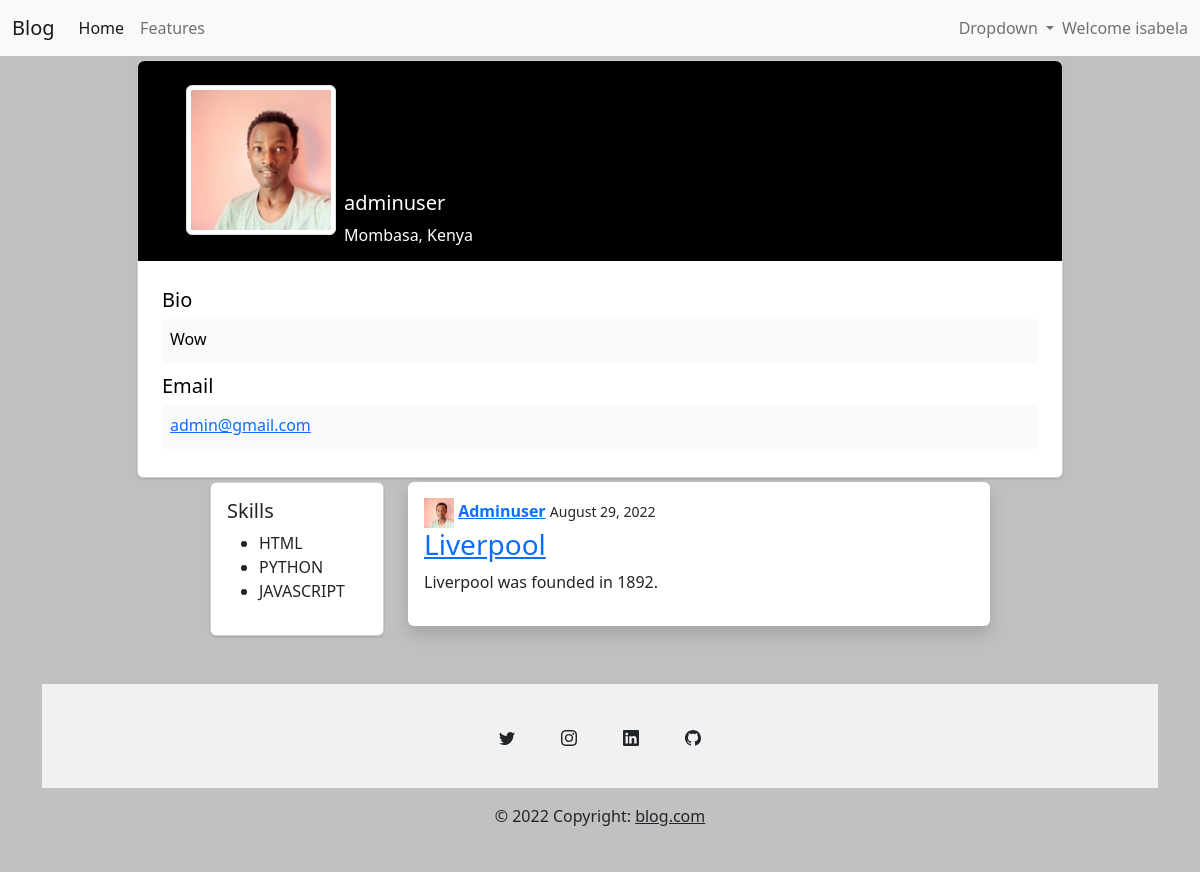
Page /adminuser/ (signed in) on the earlier database version.
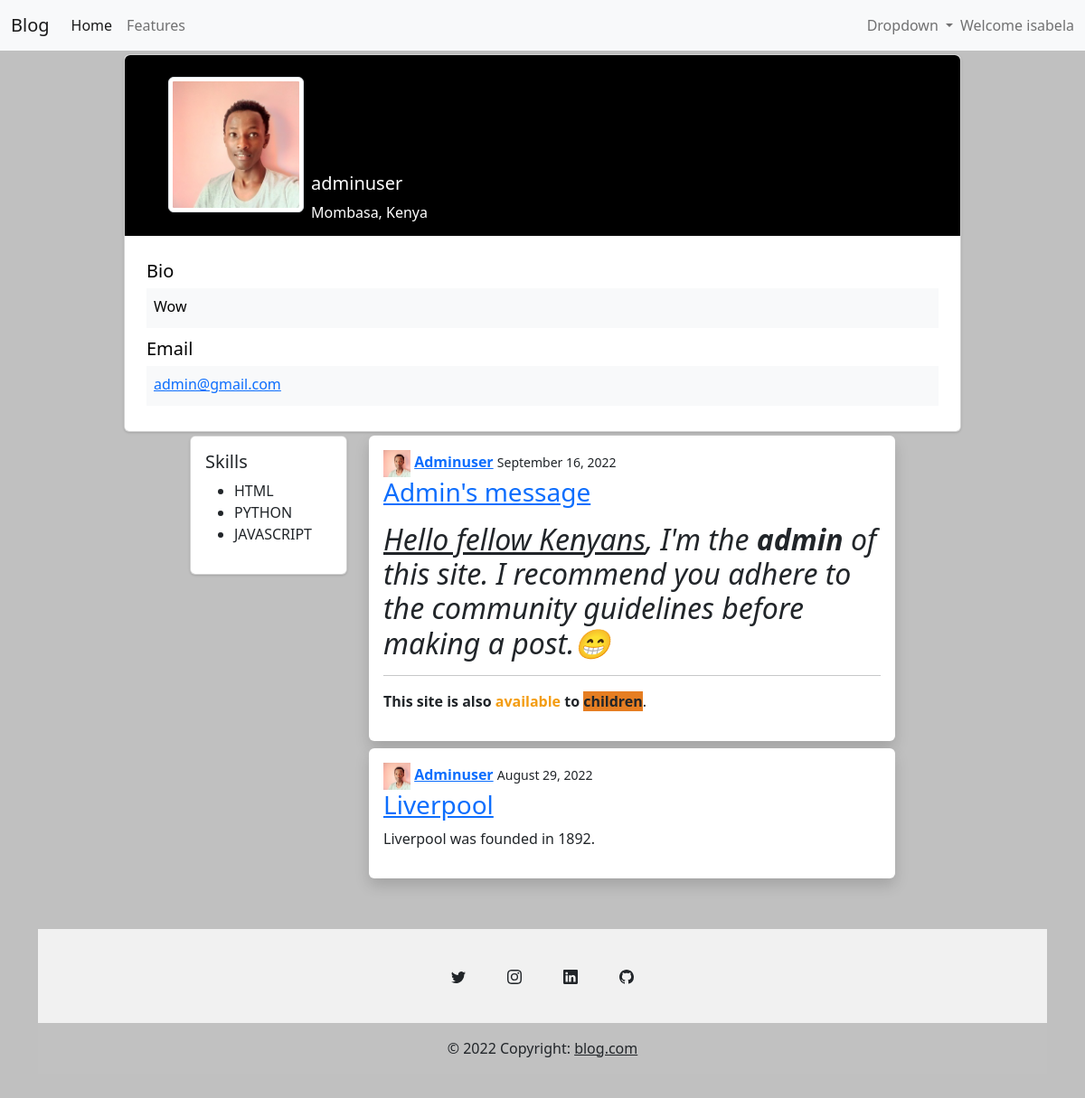
Same page on the later database version.
### blog/models.py (models this page shows, shortened)
class Post(models.Model):
    user = models.ForeignKey(User, on_delete=models.CASCADE)
    slug = models.SlugField(max_length=50, null=True, blank=True)
    title = models.CharField(max_length=50)
    content = RichTextField()
    date_posted = models.DateTimeField(default=timezone.now)
    def get_absolute_url(self):
        return reverse("blog:post-detail", kwargs={"slug":self.slug})
    class Meta:
        ordering = ["-date_posted"]

### users/models.py (models this page shows, shortened)
class Profile(models.Model):
    user = models.OneToOneField(User, on_delete=models.CASCADE)
    bio = models.TextField(blank=True)
    image = models.ImageField(default="default.jpg", upload_to="profile_pics")
    city = models.CharField(max_length=20, blank=True)
    url = models.URLField(blank=True)

class User(AbstractUser):
    email = models.EmailField(_("email address"))

### users/views.py (the view)
# urls.py: re_path(r"^(?P<username>\w+)/$", views.profile, name="user_profile"),
@login_required()
def profile(request, username):
    user_profile = Profile.objects.get(user__username=username)
    posts = Post.objects.filter(user=user_profile.user)
    context = {"user_profile":user_profile, "posts":posts}
    return render(request, "users/user_profile.html", context)

### users/templates/users/user_profile.html (shortened to what this page needs)
{% extends 'base.html' %}
{% load crispy_forms_tags %}
{% block content %}
<div class="container py-1 h-100">
   <div class="row d-flex justify-content-center align-items-center h-100">
      <div class="col col-xl-10 col-xl-7">
         <div class="card">
            <div class="rounded-top text-white d-flex flex-row" style="background-color: #000; height:200px;">
               <div class="ms-5 mt-6 d-flex flex-column" style="width: 150px;">
                  <img src="{{ user_profile.image.url }}"
                     alt="Generic placeholder image" class="img-fluid img-thumbnail mt-4 mb-2"
                     style="width: 150px; z-index: 1">
               </div>
               <div class="ms-2" style="margin-top: 130px;">
                  <h5>{{ user_profile.user.username }}</h5>
                  <p>{{ user_profile.city }}</p>
               </div>
            </div>
            <div class="card-body p-4 text-black">
               <div class="mb-2">
                  <p class="lead fw-normal mb-1">Bio</p>
                  <div class="p-2" style="background-color: #f8f9fa;">
                     <p class="font-italic mb-1">{{ user_profile.bio }}</p>
                  </div>
               </div>
               <div class="mb-1">
                  <p class="lead fw-normal mb-1"> Email</p>
                  <div class="p-2" style="background-color: #f8f9fa;">
                     <p class="font-italic mb-1"><a href="mailto:{{ user_profile.user.email }}">{{ user_profile.user.email }}</a></p>
                  </div>
               </div>
            </div>
         </div>
      </div>
   </div>
</div>
<div class="row">
  <div class="col-4" >
    <div class="card" style="margin-left: 210px;">
      <div class="card-body" >
        <h5 class="card-title">Skills</h5>
        <ul>
          <li>HTML</li>
          <li>PYTHON</li>
          <li>JAVASCRIPT</li>
        </ul>
      </div>
    </div>
  </div>
  <div class="col-8">
    {% if posts %}
    {% for post in posts %}
    <div class="shadow p-3 mb-2 bg-body rounded" style="margin-right: 210px;">
      <img src="{{ user_profile.image.url }}" alt="" width="30px" height="30px">
      <a href = "{% url 'users:user_profile' post.user.username %}"> <strong>{{ post.user.username|capfirst }}</strong></a>
      <small> {{ post.date_posted|date:"F d, Y" }} </small>
      <h3><a href="{{ post.get_absolute_url }}">{{ post.title }}</a></h3>
      <p> {{ post.content|safe }} </p>
    </div>
    {% endfor %}
    {% else %}
    <body>
        <h3>NO POSTS</h3>
    </body>
    {% endif %}
  </div>
</div>
{% endblock content %}

Differences in the rows shown:
added Post: image (picture), user.username "Adminuser", date_posted "September 16, 2022", title "Admin's message", content "Hello fellow Kenyans , I'm the admin of this site. I recommend you adhere to the community guidelines before making a post.😁 This site is also available to children ."
